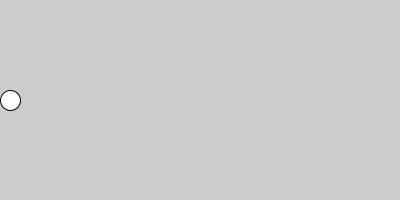
Frame 1 (no input)
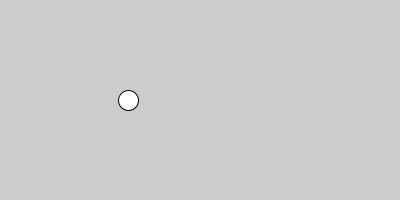
Frame 60 (the mouse pressed at the canvas centre just before this capture)
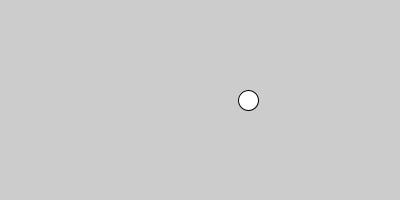
Frame 120 (the mouse held since frame 60 and released just before this capture)

The Processing sketch that drew these frames (run headless with seeded random() and noise(); from frame 60 on, the mouse is pressed at the canvas centre):

// Processing sketch: BouncingObject
// ── BouncingObject.pde
/**
 * Wraps a moving object around the screen so that one it disappears
 * off one side, it will reappear on the other side
 * @version Nov 14 2025
 */
 
int xPos; 
int speed;  //how much the circle is moving and the direction

final int SIZE = 20;
 
void setup()
{
  size(400, 200);
  
  //circle starts on the left side
  xPos = SIZE/2;
  speed = 2;  //moves by 1 to the right
}

void draw()
{
  background(204);
  
  //draws the circle
  circle(xPos, height/2, SIZE);
  
  //move the circles
  xPos = xPos + speed;   //move across the screen
  
  //when do I want the speed to change? - when I hit the edge
  //right edge - xPos > width
  // left edge - xPos < 0
  if(xPos > width-SIZE/2 || xPos < SIZE/2)
  {
    speed *= -1;   //speed = -speed;
  }
  
}
 
